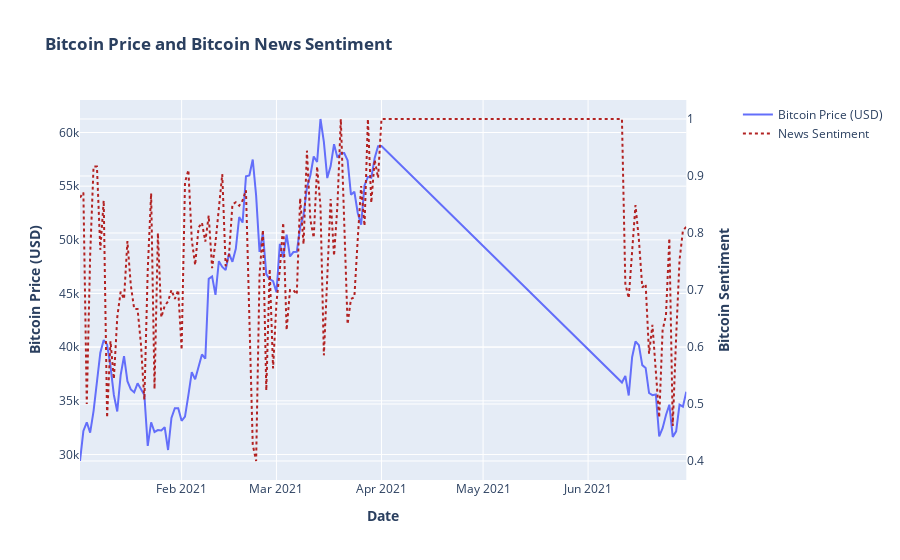

Notebook cell for this chart:
### Code cell
import plotly.graph_objects as go
from plotly.subplots import make_subplots

# Create figure with secondary y-axis
fig = make_subplots(specs=[[{"secondary_y": True}]])

# Add traces
fig.add_trace(
    go.Scatter(x=df_chartdata.index, y=df_chartdata['price'], name="Bitcoin Price (USD)"),
    secondary_y=False,
)

fig.add_trace(
    go.Scatter(x=df_chartdata.index, y=df_chartdata['polarity'], name="News Sentiment", line = dict(color='firebrick', dash='dot')),
    secondary_y=True,
)

# Add figure title
fig.update_layout(
    title_text="<b>Bitcoin Price and Bitcoin News Sentiment</b>"
)

# Set x-axis title
fig.update_xaxes(title_text="<b>Date</b>")

# Set y-axes titles
fig.update_yaxes(title_text="<b>Bitcoin Price (USD)</b>", secondary_y=False)
fig.update_yaxes(title_text="<b>Bitcoin Sentiment</b>", secondary_y=True)

fig.show()
